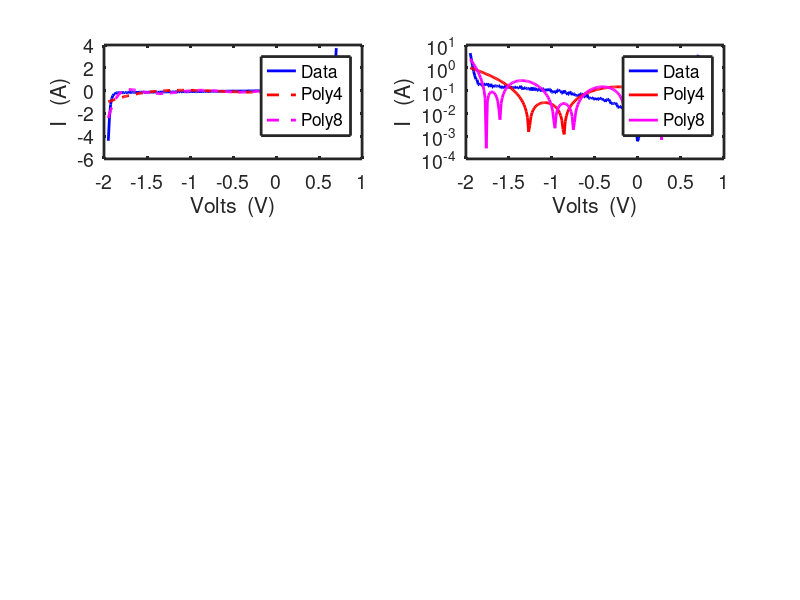

MATLAB code to generate this figure: (Note: this script raises an error after producing the figure.)
set(0, 'defaultaxesfontsize', 14)
set(0, 'DefaultFigureWindowStyle', 'docked')
set(0, 'DefaultLineLineWidth', 2)
set(0, 'Defaultaxeslinewidth', 2)

I_s = 0.01e-12;
I_b = 0.1e-12;

V_b = 1.3;
G_p = 0.1;

V = linspace(-1.95, 0.7, 200);
%I = zeros(200, 1);
%I_noise = zeros(200, 1);

for n = 1:200
I(n) = I_s * (exp(V(n)*1.2/25e-3)-1) + G_p*V(n) - I_b * (exp(-(V(n)+V_b)*1.2/25e-3)-1);
I_noise(n) = I(n)*0.2*(2*rand()-1) + I(n);
end

p4 = polyfit(V,I_noise,4);
poly4 = polyval(p4,V);

p8 = polyfit(V,I_noise,8);
poly8 = polyval(p8,V);

figure('name', 'PA-8')

subplot(3,2,1)
plot(V,I_noise,'b'); hold on;
plot(V,poly4,'r--');
plot(V,poly8,'m--'); hold off;
xlabel('Volts  (V)');
ylabel('I   (A)');
legend('Data','Poly4', 'Poly8')

subplot(3,2,2)
semilogy(V,abs(I_noise),'b'); hold on;
semilogy(V,abs(poly4),'r');
semilogy(V,abs(poly8),'m'); hold off;
xlabel('Volts  (V)');
ylabel('I   (A)');
legend('Data','Poly4', 'Poly8')

I_noise = I_noise.';
x = V.';

fo1 = fittype('A.*(exp(1.2*x/25e-3)-1) + 0.1.*x - C*(exp(1.2*(-(x+1.3))/25e-3)-1)');
fo2 = fittype('A.*(exp(1.2*x/25e-3)-1) + B.*x - C*(exp(1.2*(-(x+1.3))/25e-3)-1)');
fo3 = fittype('A.*(exp(1.2*x/25e-3)-1) + B.*x - C*(exp(1.2*(-(x+D))/25e-3)-1)');

ff1 = fit(x,I_noise,fo1);
ff2 = fit(x,I_noise,fo2);
ff3 = fit(x,I_noise,fo3);

If1 = ff1(x);
If2 = ff2(x);
If3 = ff3(x);

subplot(3,2,3);
plot(V,I_noise,'b'); hold on;
plot(V,If1, 'r--', 'Linewidth',1);
plot(V,If2, 'g--','LineWidth',1);
plot(V,If3, 'm--','LineWidth',1); hold off;
xlabel('Volts  (V)');
ylabel('I   (A)');
ylim([-5 5]);
legend('Data','fit1', 'fit2', 'fit3');

subplot(3,2,4);
semilogy(V,abs(I_noise),'b'); hold on;
semilogy(V,abs(If1), 'r--', 'Linewidth',1);
semilogy(V,abs(If2), 'g--','LineWidth',1);
semilogy(V,abs(If3), 'm--','LineWidth',1); hold off;
xlabel('Volts  (V)');
ylabel('I   (A)');
legend('Data','fit1', 'fit2', 'fit3');

% subplot(3,2,2)
% semilogy(V,abs(I_noise),'LineWidth',2); hold on;

inputs = V.';
targets = I_noise;
hiddenLayerSize = 10;
net = fitnet(hiddenLayerSize);
net.divideParam.trainRatio = 70/100;
net.divideParam.valRatio = 15/100;
net.divideParam.testRatio = 15/100;
[net,tr] = train(net,inputs,targets);
outputs = net(inputs);
errors = gsubtract(outputs,targets);
performance = perform(net,targets,outputs);
view(net)
Inn = outputs;

subplot(3,2,5);
plot(V,I_noise,'b'); hold on;
plot(V,Inn, 'r--', 'Linewidth',1);
xlabel('Volts  (V)');
ylabel('I   (A)');
legend('Data','NN');

subplot(3,2,6);
semilogy(V,abs(I_noise),'b'); hold on;
semilogy(V,abs(Inn), 'r--', 'Linewidth',1);
xlabel('Volts  (V)');
ylabel('I   (A)');
legend('Data','NN');

